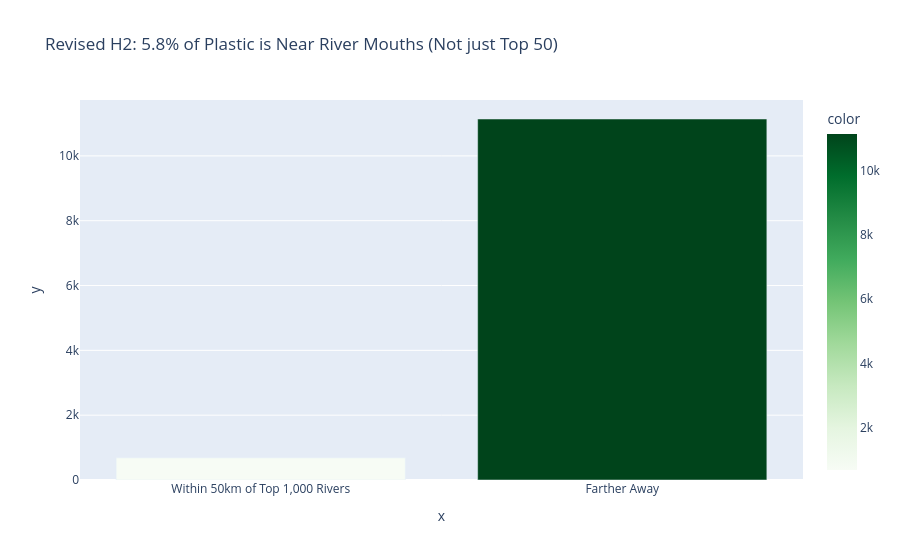

Notebook source saved alongside this figure:
### Code cell
# 1. Load 1,000 Rivers (Representing the "Long Tail")
print("Loading 1,000 River Emission Points...")
query_rivers = """
    SELECT lat, lon 
    FROM emission_points 
    ORDER BY emission_tons_year DESC 
    LIMIT 1000
"""

rivers_df = pd.read_sql(query_rivers, engine)

# 2. Load Plastic
plastic_df = pd.read_sql("SELECT lat, lng, concentration FROM observed_plastic WHERE concentration > 0", engine)

# 3. Calculate Distances (Same fast NumPy logic)
print("Calculating distances to nearest of 1,000 rivers...")
R = 6371.0
rivers_rad = np.radians(rivers_df[['lat', 'lon']].values if 'lon' in rivers_df.columns else rivers_df[['lat', 'lng']].values)
plastic_rad = np.radians(plastic_df[['lat', 'lng']].values)

dlat = plastic_rad[:, None, 0] - rivers_rad[None, :, 0]
dlon = plastic_rad[:, None, 1] - rivers_rad[None, :, 1]
a = np.sin(dlat/2.0)**2 + np.cos(plastic_rad[:, None, 0]) * np.cos(rivers_rad[None, :, 0]) * np.sin(dlon/2.0)**2
c = 2 * np.arcsin(np.sqrt(a))
distances_km = R * c
min_distances = distances_km.min(axis=1)

plastic_df['dist_to_nearest_river_km'] = min_distances

# 4. Analyze
near_50km = plastic_df[plastic_df['dist_to_nearest_river_km'] <= 50]
pct = (len(near_50km) / len(plastic_df)) * 100

print(f"\n REVISED H2 PROOF (Using 1,000 rivers):")
print(f"   Samples within 50km of ANY of the Top 1,000 Rivers: {len(near_50km)}")
print(f"   PERCENTAGE: {pct:.2f}%")

# 5. Visualize
fig = px.bar(
    x=['Within 50km of Top 1,000 Rivers', 'Farther Away'],
    y=[len(near_50km), len(plastic_df) - len(near_50km)],
    title=f'Revised H2: {pct:.1f}% of Plastic is Near River Mouths (Not just Top 50)',
    color=[len(near_50km), len(plastic_df) - len(near_50km)],
    color_continuous_scale='Greens'
)
fig.show()

### Figure 1 — Plotly figure (JSON) as saved in the notebook; plotly's stock layout.template omitted (floating-point values rounded to 4 significant figures)
{"data": [{"hovertemplate": "x=%{x}<br>y=%{y}<br>color=%{marker.color}<extra></extra>", "legendgroup": "", "marker": {"color": [684, 11138], "coloraxis": "coloraxis", "pattern": {"shape": ""}}, "name": "", "orientation": "v", "showlegend": false, "textposition": "auto", "type": "bar", "x": ["Within 50km of Top 1,000 Rivers", "Farther Away"], "xaxis": "x", "y": [684, 11138], "yaxis": "y"}], "layout": {"barmode": "relative", "coloraxis": {"colorbar": {"title": {"text": "color"}}, "colorscale": [[0, "rgb(247,252,245)"], [0.125, "rgb(229,245,224)"], [0.25, "rgb(199,233,192)"], [0.375, "rgb(161,217,155)"], [0.5, "rgb(116,196,118)"], [0.625, "rgb(65,171,93)"], [0.75, "rgb(35,139,69)"], [0.875, "rgb(0,109,44)"], [1, "rgb(0,68,27)"]]}, "legend": {"tracegroupgap": 0}, "title": {"text": "Revised H2: 5.8% of Plastic is Near River Mouths (Not just Top 50)"}, "xaxis": {"anchor": "y", "domain": [0, 1], "title": {"text": "x"}}, "yaxis": {"anchor": "x", "domain": [0, 1], "title": {"text": "y"}}}}
